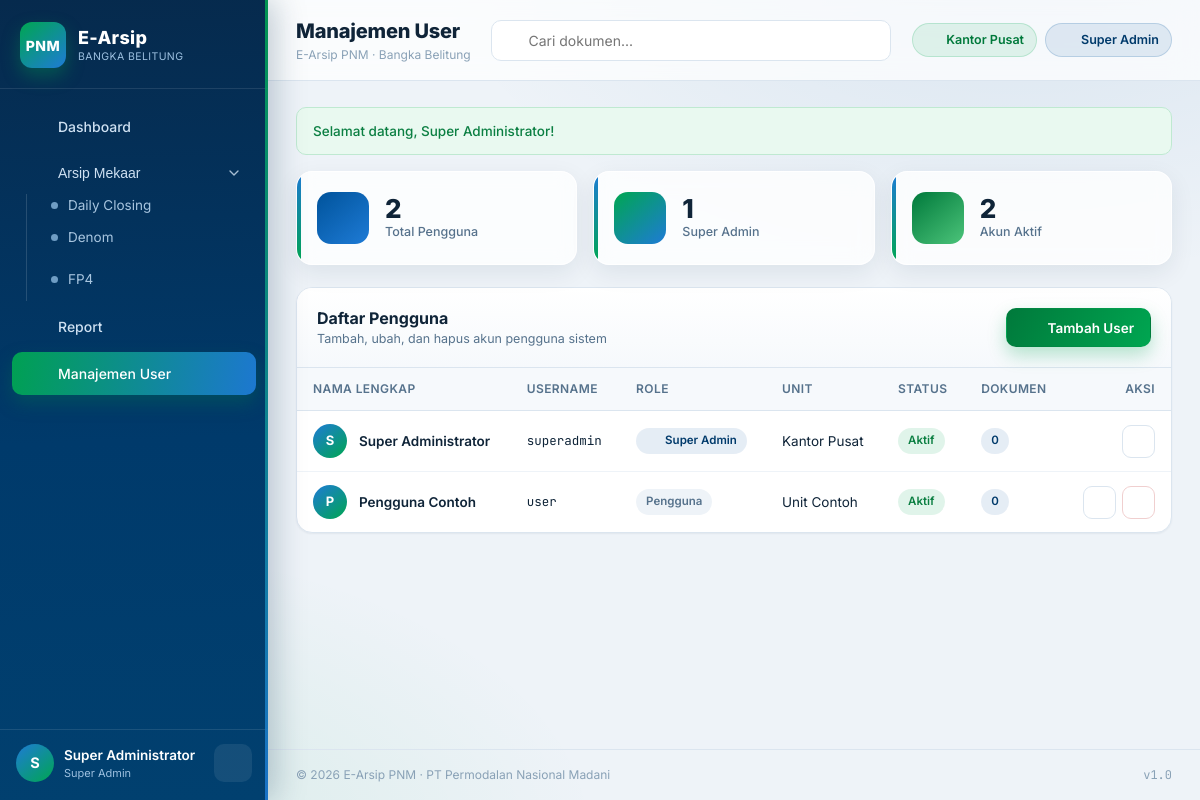
Screenshot of /users/index.php (signed in) with the database file from the repository.
### tables this page shows
CREATE TABLE IF NOT EXISTS `users` (
  `id`            INT AUTO_INCREMENT PRIMARY KEY,
  `username`      VARCHAR(50)  NOT NULL,
  `password`      VARCHAR(255) NOT NULL,
  `nama_lengkap`  VARCHAR(100) NOT NULL,
  `role`          ENUM('superadmin','user') NOT NULL DEFAULT 'user',
  `unit`          VARCHAR(100) DEFAULT NULL,
  `status`        ENUM('aktif','nonaktif') NOT NULL DEFAULT 'aktif',
  `created_at`    TIMESTAMP NOT NULL DEFAULT CURRENT_TIMESTAMP,
  UNIQUE KEY `uq_users_username` (`username`)
);

### config/database.php (called while the page is built, shortened)
<?php
function db(): PDO
{
    static $pdo = null;
    if ($pdo === null) {
        $dsn = 'mysql:host=' . DB_HOST . ';port=' . DB_PORT . ';dbname=' . DB_NAME . ';charset=utf8mb4';
        try {
            $pdo = new PDO($dsn, DB_USER, DB_PASS, [
                PDO::ATTR_ERRMODE            => PDO::ERRMODE_EXCEPTION,
                PDO::ATTR_DEFAULT_FETCH_MODE => PDO::FETCH_ASSOC,
                PDO::ATTR_EMULATE_PREPARES   => false,
            ]);
        } catch (PDOException $e) {
            http_response_code(500);
            die('Koneksi database gagal: ' . htmlspecialchars($e->getMessage()));
        }
    }
    return $pdo;
}

### users/index.php (the view, shortened to what this page needs)
<?php
$users = db()->query(
    'SELECT u.*, (SELECT COUNT(*) FROM files f WHERE f.user_id = u.id) AS jumlah_file
     FROM users u
     ORDER BY u.role ASC, u.nama_lengkap ASC'
)->fetchAll();
$page_title = 'Manajemen User';
$active     = 'users';
require __DIR__ . '/../includes/header.php';
?>
<div class="kpi-grid">
    <div class="kpi">
        <div class="kpi-icon"><?= icon('users', 24) ?></div>
        <div>
            <div class="kpi-value"><?= count($users) ?></div>
            <div class="kpi-label">Total Pengguna</div>
        </div>
    </div>
    <div class="kpi">
        <div class="kpi-icon mixed"><?= icon('shield', 24) ?></div>
        <div>
            <div class="kpi-value"><?= count(array_filter($users, fn($u) => $u['role'] === 'superadmin')) ?></div>
            <div class="kpi-label">Super Admin</div>
        </div>
    </div>
    <div class="kpi">
        <div class="kpi-icon green"><?= icon('check', 24) ?></div>
        <div>
            <div class="kpi-value"><?= count(array_filter($users, fn($u) => $u['status'] === 'aktif')) ?></div>
            <div class="kpi-label">Akun Aktif</div>
        </div>
    </div>
</div>
<div class="card">
    <div class="card-head">
        <div>
            <h2>Daftar Pengguna</h2>
            <p>Tambah, ubah, dan hapus akun pengguna sistem</p>
        </div>
        <button class="btn btn-green" data-modal="modalTambahUser"><?= icon('plus', 17) ?> Tambah User</button>
    </div>
    <div class="table-wrap">
        <table class="data">
            <thead>
                <tr>
                    <th>Nama Lengkap</th>
                    <th>Username</th>
                    <th>Role</th>
                    <th>Unit</th>
                    <th>Status</th>
                    <th>Dokumen</th>
                    <th style="text-align:right;">Aksi</th>
                </tr>
            </thead>
            <tbody>
                <?php foreach ($users as $u): ?>
                    <tr>
                        <td>
                            <div class="cell-file">
                                <div class="avatar" style="width:34px;height:34px;font-size:13px;"><?= e(strtoupper(substr($u['nama_lengkap'], 0, 1))) ?></div>
                                <div class="file-name"><?= e($u['nama_lengkap']) ?></div>
                            </div>
                        </td>
                        <td class="mono" style="font-size:12.5px;"><?= e($u['username']) ?></td>
                        <td>
                            <?php if ($u['role'] === 'superadmin'): ?>
                                <span class="badge badge-blue"><?= icon('shield', 13) ?> Super Admin</span>
                            <?php else: ?>
                                <span class="badge badge-grey">Pengguna</span>
                            <?php endif; ?>
                        </td>
                        <td><?= e($u['unit'] ?: '-') ?></td>
                        <td>
                            <?php if ($u['status'] === 'aktif'): ?>
                                <span class="badge badge-green">Aktif</span>
                            <?php else: ?>
                                <span class="badge badge-red">Nonaktif</span>
                            <?php endif; ?>
                        </td>
                        <td><span class="badge badge-blue"><?= (int) $u['jumlah_file'] ?></span></td>
                        <td>
                            <div class="row-actions">
                                <button class="btn btn-ghost btn-sm btn-icon" data-modal="editUser<?= (int) $u['id'] ?>" title="Ubah"><?= icon('edit', 15) ?></button>
                                <?php if ((int) $u['id'] !== (int) current_user()['id']): ?>
                                    <form method="post" action="<?= e(url('users/delete.php')) ?>" data-confirm="Hapus akun &quot;<?= e($u['nama_lengkap']) ?>&quot;?">
                                        <button class="btn btn-danger btn-sm btn-icon" type="submit" title="Hapus"><?= icon('trash', 15) ?></button>
                                    </form>
                                <?php endif; ?>
                            </div>
                        </td>
                    </tr>
                <?php endforeach; ?>
            </tbody>
        </table>
    </div>
</div>
<?php require __DIR__ . '/../includes/footer.php'; ?>

### includes/header.php (shortened to what this page needs)
<?php
$user       = current_user();
$page_title = $page_title ?? 'Dashboard';
$active     = $active ?? '';
$masterKeys = ['daily_closing', 'denom', 'fp4'];
$masterOpen = in_array($active, $masterKeys, true);
$flash      = take_flash();
?>
<!DOCTYPE html>
<html lang="id">
<head>
    <link rel="stylesheet" href="<?= e(url('assets/css/style.css')) ?>">
</head>
<body>
<div class="app">
    <aside class="sidebar" id="sidebar">
        <div class="brand">
            <div class="brand-logo">PNM</div>
            <div class="brand-text">
                <span class="brand-name">E-Arsip</span>
                <span class="brand-sub"><?= e(APP_TAGLINE) ?></span>
            </div>
        </div>
        <nav class="nav">
            <a class="nav-item <?= $active === 'dashboard' ? 'active' : '' ?>" href="<?= e(url('index.php')) ?>">
                <?= icon('dashboard') ?><span>Dashboard</span>
            </a>
            <div class="nav-group <?= $masterOpen ? 'open' : '' ?>">
                <button type="button" class="nav-item nav-toggle <?= $masterOpen ? 'active' : '' ?>" data-toggle>
                    <?= icon('folder') ?><span>Arsip Mekaar</span>
                    <svg class="chev" width="16" height="16" viewBox="0 0 24 24" fill="none" stroke="currentColor" stroke-width="2" stroke-linecap="round" stroke-linejoin="round"><path d="M6 9l6 6 6-6"/></svg>
                </button>
                <div class="nav-sub">
                    <a class="nav-subitem <?= $active === 'daily_closing' ? 'active' : '' ?>" href="<?= e(url('master/kategori.php?kode=daily_closing')) ?>">
                        <span class="dot"></span>Daily Closing
                    </a>
                    <a class="nav-subitem <?= $active === 'denom' ? 'active' : '' ?>" href="<?= e(url('master/kategori.php?kode=denom')) ?>">
                        <span class="dot"></span>Denom
                    </a>
                    <a class="nav-subitem <?= $active === 'fp4' ? 'active' : '' ?>" href="<?= e(url('master/kategori.php?kode=fp4')) ?>">
                        <span class="dot"></span>FP4
                    </a>
                </div>
            </div>
            <a class="nav-item <?= $active === 'report' ? 'active' : '' ?>" href="<?= e(url('report/index.php')) ?>">
                <?= icon('report') ?><span>Report</span>
            </a>
            <?php if (is_superadmin()): ?>
                <a class="nav-item <?= $active === 'users' ? 'active' : '' ?>" href="<?= e(url('users/index.php')) ?>">
                    <?= icon('users') ?><span>Manajemen User</span>
                </a>
            <?php endif; ?>
        </nav>
        <div class="sidebar-foot">
            <div class="sidebar-user">
                <div class="avatar"><?= e(strtoupper(substr($user['nama_lengkap'], 0, 1))) ?></div>
                <div class="su-info">
                    <span class="su-name"><?= e($user['nama_lengkap']) ?></span>
                    <span class="su-role"><?= e($user['role'] === 'superadmin' ? 'Super Admin' : 'Pengguna') ?></span>
                </div>
            </div>
            <button type="button" class="logout-btn" data-modal="modalLogout" title="Keluar"><?= icon('logout', 18) ?></button>
        </div>
    </aside>
    <div class="main">
        <header class="topbar">
            <div class="topbar-title">
                <h1><?= e($page_title) ?></h1>
                <p class="topbar-sub"><?= e(APP_NAME) ?> &middot; <?= e(APP_TAGLINE) ?></p>
            </div>
            <div class="topbar-center">
                <form action="<?= e(url('report/index.php')) ?>" method="get" class="search-box global-search">
                    <?= icon('search', 18) ?>
                    <input type="text" name="q" class="input" placeholder="Cari dokumen..." value="<?= e($_GET['q'] ?? '') ?>">
                </form>
            </div>
            <div class="topbar-right">
                <div class="topbar-info-group">
                    <span class="chip chip-unit">
                        <?= icon('folder', 14) ?>
                        <?= e($user['unit'] ?? 'Pusat') ?>
                    </span>
                    <span class="chip chip-role">
                        <?= icon(is_superadmin() ? 'shield' : 'users', 16) ?>
                        <?= e($user['role'] === 'superadmin' ? 'Super Admin' : 'Pengguna') ?>
                    </span>
                </div>
            </div>
        </header>
        <main class="content">
            <?php foreach ($flash as $f): ?>
                <div class="alert alert-<?= e($f['type']) ?>">
                    <span><?= e($f['message']) ?></span>
                </div>
            <?php endforeach; ?>

### includes/functions.php (shortened to what this page needs)
<?php
require_once __DIR__ . '/../config/database.php';
function e(?string $value): string
{
    return htmlspecialchars((string) $value, ENT_QUOTES, 'UTF-8');
}
function url(string $path = ''): string
{
    return BASE_URL . '/' . ltrim($path, '/');
}
function take_flash(): array
{
    $flash = $_SESSION['flash'] ?? [];
    return $flash;
}
function current_user(): ?array
{
    return $_SESSION['user'] ?? null;
}
function is_superadmin(): bool
{
    $user = current_user();
    return $user !== null && ($user['role'] ?? '') === 'superadmin';
}
function icon(string $name, int $size = 20): string
{
    $paths = [
        'dashboard' => '<rect x="3" y="3" width="7" height="9" rx="1.5"/><rect x="14" y="3" width="7" height="5" rx="1.5"/><rect x="14" y="12" width="7" height="9" rx="1.5"/><rect x="3" y="16" width="7" height="5" rx="1.5"/>',
        'folder'    => '<path d="M3 7a2 2 0 0 1 2-2h4l2 2h8a2 2 0 0 1 2 2v8a2 2 0 0 1-2 2H5a2 2 0 0 1-2-2V7z"/>',
        'report'    => '<path d="M7 3h7l5 5v13a1 1 0 0 1-1 1H7a1 1 0 0 1-1-1V4a1 1 0 0 1 1-1z"/><path d="M14 3v5h5"/><path d="M9 13h6M9 17h6"/>',
        'users'     => '<circle cx="9" cy="8" r="3.2"/><path d="M3.5 20a5.5 5.5 0 0 1 11 0"/><path d="M16 6.5a3 3 0 0 1 0 6"/><path d="M17.5 20a5 5 0 0 0-3-4.6"/>',
        'upload'    => '<path d="M12 16V4"/><path d="M7 9l5-5 5 5"/><path d="M5 20h14"/>',
        'download'  => '<path d="M12 4v12"/><path d="M7 11l5 5 5-5"/><path d="M5 20h14"/>',
        'trash'     => '<path d="M4 7h16"/><path d="M9 7V5a1 1 0 0 1 1-1h4a1 1 0 0 1 1 1v2"/><path d="M6 7l1 13a1 1 0 0 0 1 1h8a1 1 0 0 0 1-1l1-13"/>',
        'logout'    => '<path d="M15 4h3a1 1 0 0 1 1 1v14a1 1 0 0 1-1 1h-3"/><path d="M10 17l-5-5 5-5"/><path d="M5 12h11"/>',
        'plus'      => '<path d="M12 5v14M5 12h14"/>',
        'file'      => '<path d="M7 3h7l5 5v13a1 1 0 0 1-1 1H7a1 1 0 0 1-1-1V4a1 1 0 0 1 1-1z"/><path d="M14 3v5h5"/>',
        'search'    => '<circle cx="11" cy="11" r="7"/><path d="M20 20l-3.2-3.2"/>',
        'close'     => '<path d="M6 6l12 12M18 6L6 18"/>',
        'edit'      => '<path d="M4 20h4L19 9a2 2 0 0 0-3-3L5 17v3z"/><path d="M14 6l4 4"/>',
        'check'     => '<path d="M5 13l4 4L19 7"/>',
        'shield'    => '<path d="M12 3l7 3v6c0 4.5-3 7.5-7 9-4-1.5-7-4.5-7-9V6l7-3z"/>',
    ];
    $d = $paths[$name] ?? $paths['file'];
    return '<svg class="icon" width="' . $size . '" height="' . $size . '" viewBox="0 0 24 24" fill="none" '
        . 'stroke="currentColor" stroke-width="1.8" stroke-linecap="round" stroke-linejoin="round">' . $d . '</svg>';
}

### includes/footer.php (shortened to what this page needs)
        </main>
        <footer class="footer">
            <span>&copy; <?= date('Y') ?> <?= e(APP_NAME) ?> &middot; PT Permodalan Nasional Madani</span>
            <span class="mono">v1.0</span>
        </footer>
    </div>
</div>
</body>
</html>

### rows the page displays
users: nama_lengkap "S", nama_lengkap "Super Administrator", role "Super Admin", unit "Kantor Pusat", username "superadmin", $size 13 (drawn), status "Aktif", jumlah_file "0"
users: nama_lengkap "P", nama_lengkap "Pengguna Contoh", username "user", role "Pengguna", unit "Unit Contoh", status "Aktif", jumlah_file "0", $size 15 (drawn)

### other values shown
APP_TAGLINE "BANGKA BELITUNG"
$page_title "Manajemen User"
APP_NAME "E-Arsip PNM"
APP_TAGLINE "Bangka Belitung"
$f['message'] "Selamat datang, Super Administrator!"
count($users) "2"
count(array_filter($users, fn($u) => $u['role'] === 'superadmin')) "1"
count(array_filter($users, fn($u) => $u['status'] === 'aktif')) "2"
